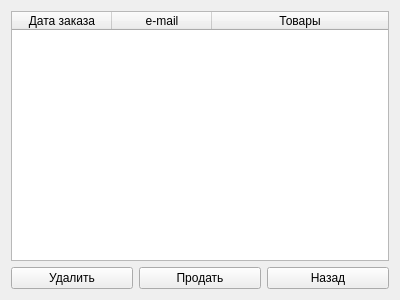
<?xml version="1.0" encoding="UTF-8"?>
<ui version="4.0">
 <class>OrderManagement</class>
 <widget class="QWidget" name="OrderManagement">
  <property name="geometry">
   <rect>
    <x>0</x>
    <y>0</y>
    <width>400</width>
    <height>300</height>
   </rect>
  </property>
  <property name="windowTitle">
   <string>Обработка заказов</string>
  </property>
  <layout class="QGridLayout" name="gridLayout">
   <item row="1" column="1">
    <widget class="QPushButton" name="sell">
     <property name="text">
      <string>Продать</string>
     </property>
    </widget>
   </item>
   <item row="1" column="0">
    <widget class="QPushButton" name="remove">
     <property name="text">
      <string>Удалить</string>
     </property>
    </widget>
   </item>
   <item row="1" column="2">
    <widget class="QPushButton" name="back">
     <property name="text">
      <string>Назад</string>
     </property>
    </widget>
   </item>
   <item row="0" column="0" colspan="3">
    <widget class="QTableWidget" name="table">
     <attribute name="horizontalHeaderStretchLastSection">
      <bool>true</bool>
     </attribute>
     <column>
      <property name="text">
       <string>Дата заказа</string>
      </property>
     </column>
     <column>
      <property name="text">
       <string>e-mail</string>
      </property>
     </column>
     <column>
      <property name="text">
       <string>Товары</string>
      </property>
     </column>
    </widget>
   </item>
  </layout>
 </widget>
 <resources/>
 <connections/>
</ui>
